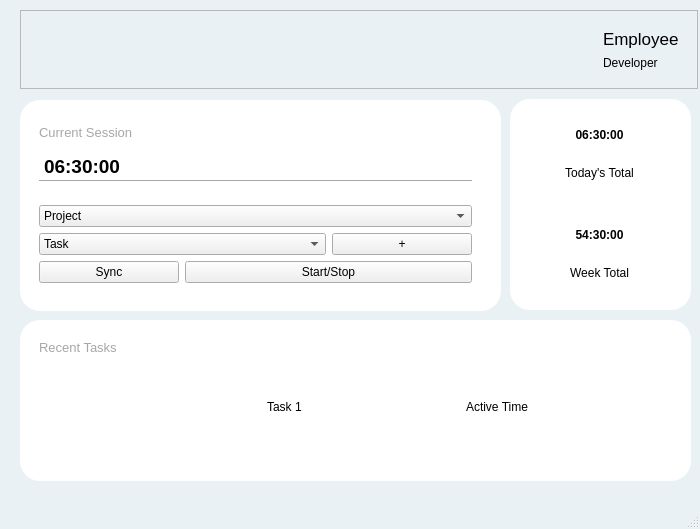
<?xml version="1.0" encoding="UTF-8"?>
<ui version="4.0">
 <class>ActiveTracker</class>
 <widget class="QMainWindow" name="ActiveTracker">
  <property name="geometry">
   <rect>
    <x>0</x>
    <y>0</y>
    <width>700</width>
    <height>529</height>
   </rect>
  </property>
  <property name="windowTitle">
   <string>ActiveTracker</string>
  </property>
  <property name="styleSheet">
   <string notr="true">QMainWindow{
	background-color: #eaf1f4
}</string>
  </property>
  <widget class="QWidget" name="centralwidget">
   <widget class="QFrame" name="frame_1">
    <property name="geometry">
     <rect>
      <x>20</x>
      <y>10</y>
      <width>678</width>
      <height>79</height>
     </rect>
    </property>
    <property name="styleSheet">
     <string notr="true"/>
    </property>
    <property name="frameShape">
     <enum>QFrame::StyledPanel</enum>
    </property>
    <property name="frameShadow">
     <enum>QFrame::Raised</enum>
    </property>
    <layout class="QHBoxLayout" name="horizontalLayout">
     <item>
      <widget class="QLabel" name="label_13">
       <property name="text">
        <string/>
       </property>
       <property name="pixmap">
        <pixmap>../ui-icons/icons8-menu-64.png</pixmap>
       </property>
       <property name="scaledContents">
        <bool>false</bool>
       </property>
      </widget>
     </item>
     <item>
      <spacer name="horizontalSpacer">
       <property name="orientation">
        <enum>Qt::Horizontal</enum>
       </property>
       <property name="sizeHint" stdset="0">
        <size>
         <width>508</width>
         <height>20</height>
        </size>
       </property>
      </spacer>
     </item>
     <item>
      <widget class="QWidget" name="widget" native="true">
       <layout class="QVBoxLayout" name="verticalLayout">
        <item>
         <widget class="QLabel" name="label">
          <property name="font">
           <font>
            <pointsize>13</pointsize>
           </font>
          </property>
          <property name="text">
           <string>Employee</string>
          </property>
         </widget>
        </item>
        <item>
         <widget class="QLabel" name="label_2">
          <property name="font">
           <font>
            <pointsize>9</pointsize>
           </font>
          </property>
          <property name="text">
           <string>Developer</string>
          </property>
         </widget>
        </item>
       </layout>
      </widget>
     </item>
    </layout>
   </widget>
   <widget class="QFrame" name="frame_2">
    <property name="geometry">
     <rect>
      <x>20</x>
      <y>100</y>
      <width>481</width>
      <height>211</height>
     </rect>
    </property>
    <property name="styleSheet">
     <string notr="true">QFrame{
	background-color: #fff;
	border-radius:20px;
}</string>
    </property>
    <property name="frameShape">
     <enum>QFrame::StyledPanel</enum>
    </property>
    <property name="frameShadow">
     <enum>QFrame::Raised</enum>
    </property>
    <widget class="QWidget" name="widget_2" native="true">
     <property name="geometry">
      <rect>
       <x>10</x>
       <y>9</y>
       <width>451</width>
       <height>183</height>
      </rect>
     </property>
     <layout class="QGridLayout" name="gridLayout_2">
      <item row="0" column="0">
       <widget class="QWidget" name="widget_3" native="true">
        <property name="styleSheet">
         <string notr="true"/>
        </property>
        <layout class="QVBoxLayout" name="verticalLayout_2">
         <item>
          <widget class="QLabel" name="label_3">
           <property name="font">
            <font>
             <pointsize>10</pointsize>
            </font>
           </property>
           <property name="styleSheet">
            <string notr="true">QLabel{
	color:rgb(167, 167, 167);
}</string>
           </property>
           <property name="text">
            <string>Current Session</string>
           </property>
          </widget>
         </item>
         <item>
          <widget class="QLabel" name="label_4">
           <property name="font">
            <font>
             <pointsize>14</pointsize>
             <weight>75</weight>
             <bold>true</bold>
            </font>
           </property>
           <property name="styleSheet">
            <string notr="true">QLabel{
	border-bottom: 1px solid rgb(167, 167, 167);;
}</string>
           </property>
           <property name="text">
            <string>06:30:00</string>
           </property>
          </widget>
         </item>
        </layout>
       </widget>
      </item>
      <item row="1" column="0">
       <widget class="QWidget" name="widget_4" native="true">
        <layout class="QGridLayout" name="gridLayout">
         <item row="0" column="0" colspan="3">
          <widget class="QComboBox" name="comboBox">
           <property name="placeholderText">
            <string/>
           </property>
           <item>
            <property name="text">
             <string>Project</string>
            </property>
           </item>
           <item>
            <property name="text">
             <string>Project_2</string>
            </property>
           </item>
           <item>
            <property name="text">
             <string>Project_3</string>
            </property>
           </item>
          </widget>
         </item>
         <item row="1" column="0" colspan="2">
          <widget class="QComboBox" name="comboBox_2">
           <item>
            <property name="text">
             <string>Task</string>
            </property>
           </item>
           <item>
            <property name="text">
             <string>Task_1</string>
            </property>
           </item>
           <item>
            <property name="text">
             <string>Task_2</string>
            </property>
           </item>
          </widget>
         </item>
         <item row="1" column="2">
          <widget class="QPushButton" name="pushButton">
           <property name="text">
            <string>+</string>
           </property>
          </widget>
         </item>
         <item row="2" column="0">
          <widget class="QPushButton" name="pushButton_2">
           <property name="text">
            <string>Sync</string>
           </property>
          </widget>
         </item>
         <item row="2" column="1" colspan="2">
          <widget class="QPushButton" name="pushButton_3">
           <property name="text">
            <string>Start/Stop</string>
           </property>
          </widget>
         </item>
        </layout>
       </widget>
      </item>
     </layout>
    </widget>
   </widget>
   <widget class="QFrame" name="frame_3">
    <property name="geometry">
     <rect>
      <x>20</x>
      <y>320</y>
      <width>671</width>
      <height>161</height>
     </rect>
    </property>
    <property name="styleSheet">
     <string notr="true">QFrame{
	background-color: #fff;
	border-radius:20px;
}</string>
    </property>
    <property name="frameShape">
     <enum>QFrame::StyledPanel</enum>
    </property>
    <property name="frameShadow">
     <enum>QFrame::Raised</enum>
    </property>
    <widget class="QWidget" name="widget_8" native="true">
     <property name="geometry">
      <rect>
       <x>10</x>
       <y>10</y>
       <width>651</width>
       <height>141</height>
      </rect>
     </property>
     <widget class="QLabel" name="label_6">
      <property name="geometry">
       <rect>
        <x>9</x>
        <y>9</y>
        <width>631</width>
        <height>16</height>
       </rect>
      </property>
      <property name="font">
       <font>
        <pointsize>10</pointsize>
       </font>
      </property>
      <property name="styleSheet">
       <string notr="true">QLabel{
	color:rgb(167, 167, 167);
}</string>
      </property>
      <property name="text">
       <string>Recent Tasks</string>
      </property>
     </widget>
     <widget class="QWidget" name="widget_5" native="true">
      <property name="geometry">
       <rect>
        <x>9</x>
        <y>31</y>
        <width>631</width>
        <height>101</height>
       </rect>
      </property>
      <widget class="QWidget" name="widget_11" native="true">
       <property name="geometry">
        <rect>
         <x>29</x>
         <y>10</y>
         <width>591</width>
         <height>71</height>
        </rect>
       </property>
       <layout class="QHBoxLayout" name="horizontalLayout_2">
        <item>
         <widget class="QLabel" name="label_5">
          <property name="text">
           <string/>
          </property>
          <property name="pixmap">
           <pixmap>../ui-icons/icons8-pause-48.png</pixmap>
          </property>
          <property name="scaledContents">
           <bool>false</bool>
          </property>
         </widget>
        </item>
        <item>
         <widget class="QLabel" name="label_7">
          <property name="text">
           <string>Task 1</string>
          </property>
         </widget>
        </item>
        <item>
         <widget class="QLabel" name="label_8">
          <property name="text">
           <string>Active Time</string>
          </property>
         </widget>
        </item>
       </layout>
      </widget>
     </widget>
    </widget>
   </widget>
   <widget class="QFrame" name="frame_4">
    <property name="geometry">
     <rect>
      <x>510</x>
      <y>99</y>
      <width>181</width>
      <height>211</height>
     </rect>
    </property>
    <property name="styleSheet">
     <string notr="true">QFrame{
	background-color: #fff;
	border-radius:20px;
}
</string>
    </property>
    <property name="frameShape">
     <enum>QFrame::StyledPanel</enum>
    </property>
    <property name="frameShadow">
     <enum>QFrame::Raised</enum>
    </property>
    <layout class="QVBoxLayout" name="verticalLayout_6">
     <item>
      <widget class="QWidget" name="widget_6" native="true">
       <widget class="QWidget" name="layoutWidget">
        <property name="geometry">
         <rect>
          <x>10</x>
          <y>10</y>
          <width>141</width>
          <height>71</height>
         </rect>
        </property>
        <layout class="QVBoxLayout" name="verticalLayout_4">
         <item>
          <widget class="QLabel" name="label_9">
           <property name="styleSheet">
            <string notr="true">QLabel{
	color: black;
	font-size: 12px;
	font-weight: bold;
}</string>
           </property>
           <property name="text">
            <string>06:30:00</string>
           </property>
           <property name="alignment">
            <set>Qt::AlignCenter</set>
           </property>
           <property name="margin">
            <number>0</number>
           </property>
          </widget>
         </item>
         <item>
          <widget class="QLabel" name="label_10">
           <property name="text">
            <string>Today's Total</string>
           </property>
           <property name="alignment">
            <set>Qt::AlignCenter</set>
           </property>
           <property name="margin">
            <number>0</number>
           </property>
          </widget>
         </item>
        </layout>
       </widget>
      </widget>
     </item>
     <item>
      <widget class="QWidget" name="widget_7" native="true">
       <widget class="QWidget" name="layoutWidget">
        <property name="geometry">
         <rect>
          <x>10</x>
          <y>10</y>
          <width>141</width>
          <height>71</height>
         </rect>
        </property>
        <layout class="QVBoxLayout" name="verticalLayout_5">
         <item>
          <widget class="QLabel" name="label_22">
           <property name="styleSheet">
            <string notr="true">QLabel{
	color: black;
	font-size: 12px;
	font-weight: bold;
}</string>
           </property>
           <property name="text">
            <string>54:30:00</string>
           </property>
           <property name="alignment">
            <set>Qt::AlignCenter</set>
           </property>
           <property name="margin">
            <number>0</number>
           </property>
          </widget>
         </item>
         <item>
          <widget class="QLabel" name="label_23">
           <property name="text">
            <string>Week Total</string>
           </property>
           <property name="alignment">
            <set>Qt::AlignCenter</set>
           </property>
           <property name="margin">
            <number>0</number>
           </property>
          </widget>
         </item>
        </layout>
       </widget>
      </widget>
     </item>
    </layout>
   </widget>
  </widget>
  <widget class="QMenuBar" name="menubar">
   <property name="geometry">
    <rect>
     <x>0</x>
     <y>0</y>
     <width>700</width>
     <height>21</height>
    </rect>
   </property>
  </widget>
  <widget class="QStatusBar" name="statusbar"/>
 </widget>
 <resources/>
 <connections/>
</ui>
